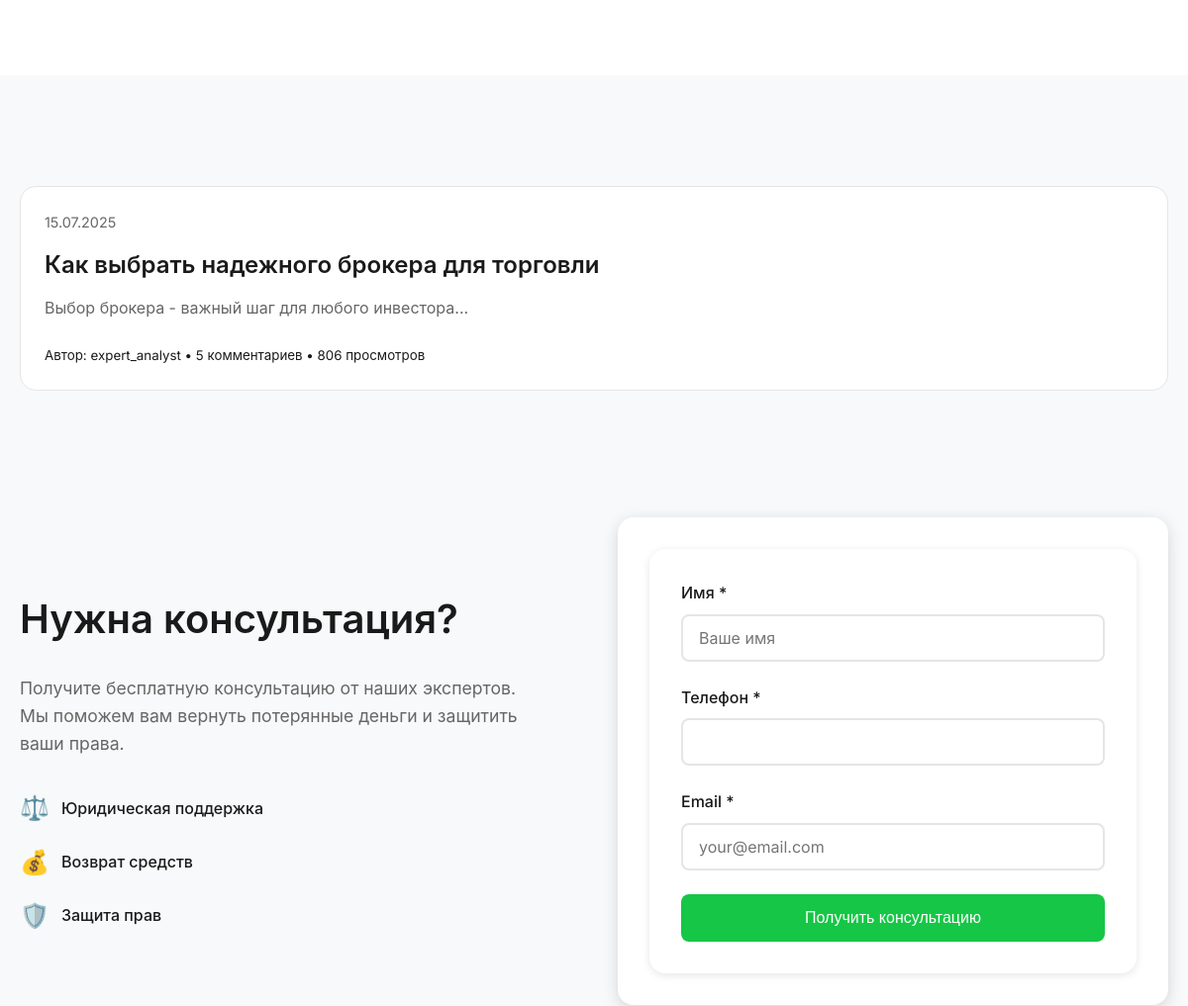
The app's page /forum/category/proverka-brokerov/ (middle part), older data.
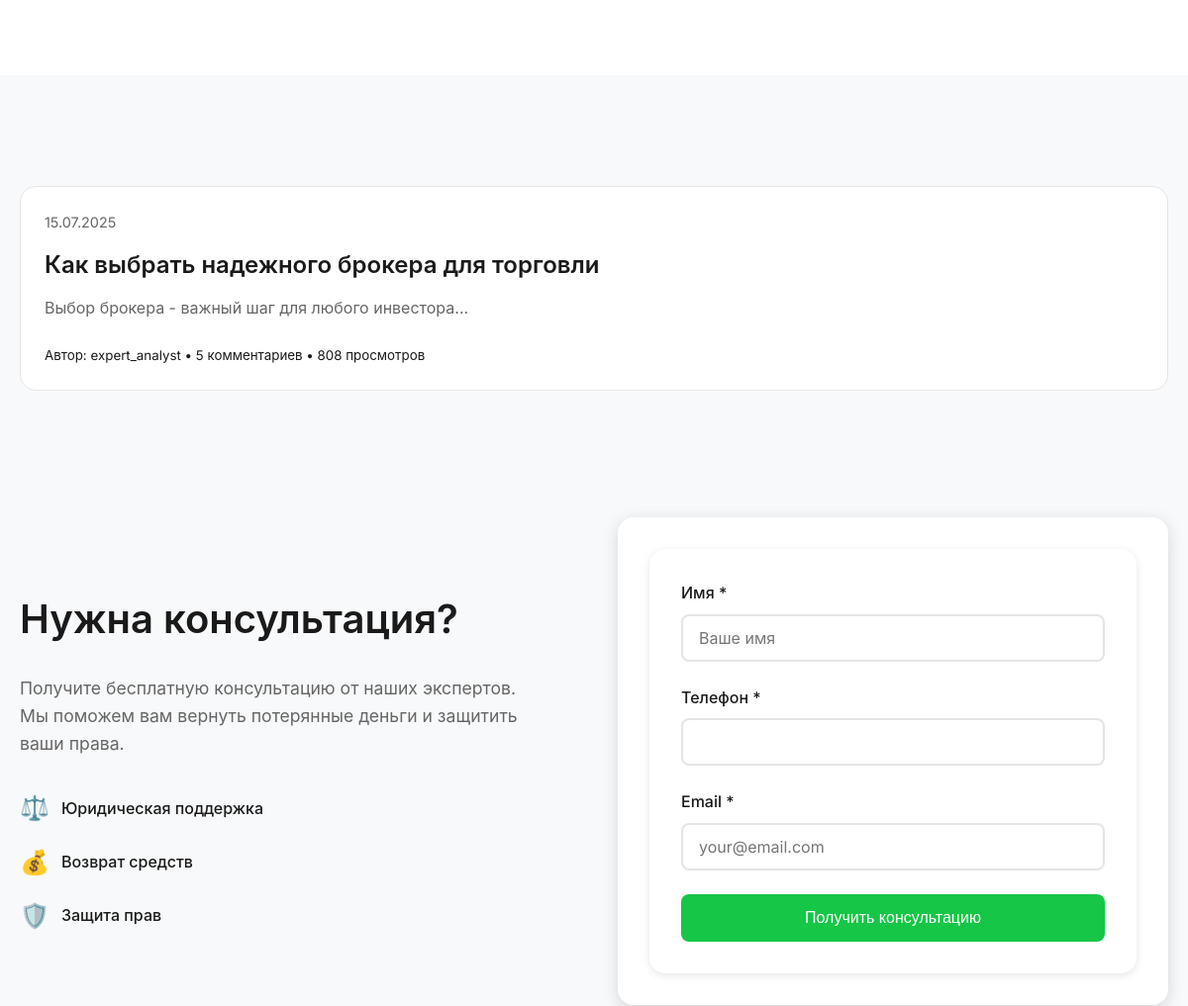
The same page, newer data.
### forum/models.py (models this page shows, shortened)
class ForumTopic(models.Model):
    STATUS_CHOICES = [
        ('open', 'Открытая'),
        ('closed', 'Закрытая'),
        ('pinned', 'Закрепленная'),
    ]
    title = models.CharField(max_length=200, verbose_name="Заголовок")
    slug = models.SlugField(max_length=200, unique=True, verbose_name="URL")
    content = RichTextField(verbose_name="Содержание")
    category = models.ForeignKey(
        ForumCategory,
        on_delete=models.CASCADE,
        related_name='topics',
        verbose_name="Категория"
    )
    author = models.ForeignKey(
        User,
        on_delete=models.CASCADE,
        related_name='forum_topics',
        verbose_name="Автор"
    )
    status = models.CharField(
        max_length=10,
        choices=STATUS_CHOICES,
        default='open',
        verbose_name="Статус"
    )
    is_active = models.BooleanField(default=True, verbose_name="Активна")
    views_count = models.PositiveIntegerField(default=0, verbose_name="Просмотры")
    meta_title = models.CharField(max_length=60, blank=True, verbose_name="Meta Title")
    meta_description = models.CharField(max_length=160, blank=True, verbose_name="Meta Description")
    meta_keywords = models.CharField(max_length=255, blank=True, verbose_name="Meta Keywords")
    created_at = models.DateTimeField(auto_now_add=True, verbose_name="Создано")
    updated_at = models.DateTimeField(auto_now=True, verbose_name="Обновлено")
    class Meta:
        verbose_name = "Тема форума"
        verbose_name_plural = "Темы форума"
        ordering = ['-created_at']

### forum/views.py (the view)
# urls.py: path('category/<slug:slug>/', views.ForumCategoryDetailView.as_view(), name='category_detail'),
class ForumCategoryDetailView(DetailView):
    model = ForumCategory
    template_name = 'forum/category_detail.html'
    context_object_name = 'category'
    def get_context_data(self, **kwargs):
        context = super().get_context_data(**kwargs)
        topics = self.object.topics.filter(is_active=True).annotate(
            posts_count=Count('posts', filter=Q(posts__is_approved=True))
        )
        paginator = Paginator(topics, 20)
        page_number = self.request.GET.get('page')
        page_obj = paginator.get_page(page_number)
        context['topics'] = page_obj
        context['page_obj'] = page_obj
        return context

### content/context_processors.py (called while the page is built)
def site_settings(request):
    return {
        'site_settings': SiteSettings.objects.first(),
        'contact_info': ContactInfo.objects.first(),
        'about_us': AboutUs.objects.first(),
        'our_mission': OurMission.objects.all(),
        'our_team': OurTeam.objects.all(),
        'our_values': OurValues.objects.all()
    }

### templates/forum/category_detail.html (shortened to what this page needs)
{% extends 'base.html' %}
{% load static %}
{% block content %}
<section class="hero-section">
</section>
<section class="about-section">
    <div class="container">
        <div class="row">
            <div class="col-12">
                {% if topics %}
                <div class="blog__grid">
                    {% for topic in topics %}
                    <article class="blog-post">
                        <div class="blog-post__content">
                            <div class="blog-post__meta">
                                <span class="blog-post__date">{{ topic.created_at|date:"d.m.Y" }}</span>
                            </div>
                            <h3 class="blog-post__title">
                                <a href="{% url 'forum:topic_detail' topic.slug %}">
                                    {{ topic.title }}
                                </a>
                            </h3>
                            <div class="blog-post__excerpt">
                                {{ topic.content|striptags|truncatewords:30 }}
                            </div>
                            <div class="blog-post__footer">
                                <small class="text-muted">
                                    Автор: {{ topic.author.username }} •
                                    {{ topic.posts.count }} комментариев •
                                    {{ topic.views_count }} просмотров
                                </small>
                            </div>
                        </div>
                    </article>
                    {% endfor %}
                </div>
                {% endif %}
            </div>
        </div>
    </div>
</section>
{% endblock %}

Row changes from the older to the newer data that the page shows:
changed ForumTopic "Как выбрать надежного брокера для торговли": views_count "806" → "808"
